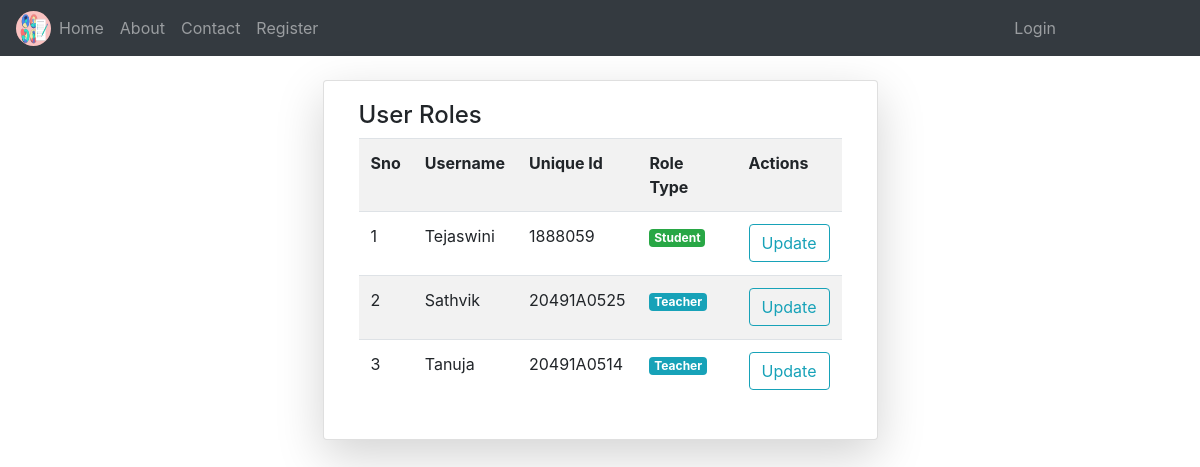
The page /roles/ on the database as committed earlier.
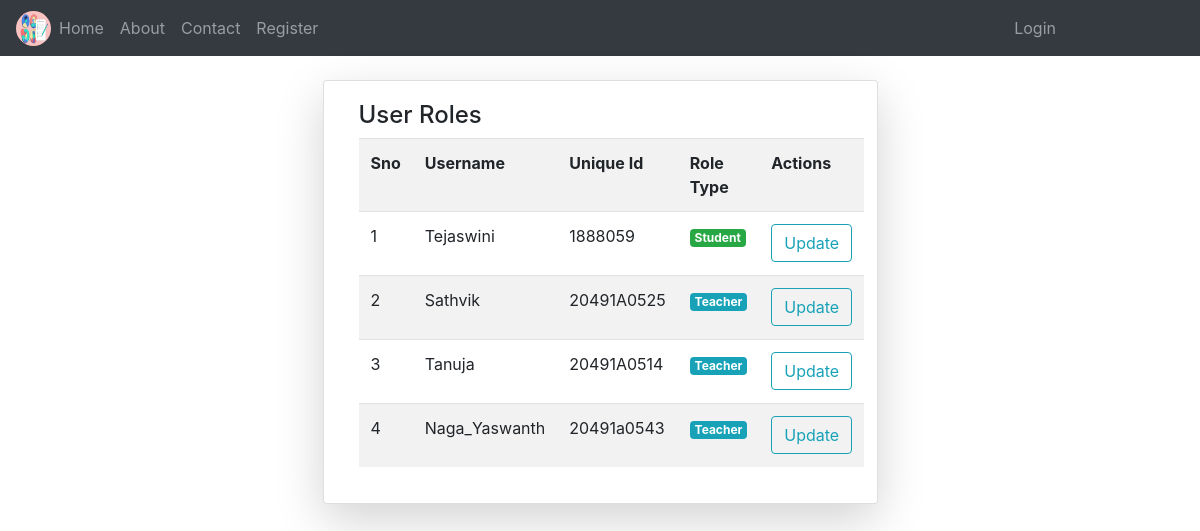
The same page on the database as committed later.
### NotesApp/models.py (models this page shows)
class User(AbstractUser):
	v = [
		('d','Select Your gender'),
		('M','Male'),
		('F','Female'),
	]
	p = [
		('G','Guest'),
		('T','Teacher'),
		('S','Student'),
	]
	gd = models.CharField(choices=v,default='d',max_length=5)
	mb = models.CharField(max_length=11)
	uq = models.CharField(max_length=10)
	role = models.CharField(choices=p,default='G',max_length=5)
	is_teacher = models.BooleanField(default=False)
	is_student = models.BooleanField(default=False)

### NotesApp/views.py (the view)
# urls.py: path('roles/',views.rolechange,name="role"),
def rolechange(request):
	k = User.objects.all()
	return render(request,'notehtmls/role.html',{'u':k})

### templates/notehtmls/role.html (shortened to what this page needs)
{% extends 'notehtmls/base.html' %}
{% block content %}
<div class="container mt-4">
	<div class="card col-md-6 shadow-lg mx-auto">
		<div class="card-body">
			<h4>User Roles</h4>
			<table class="table table-striped table-hover">
				<tr>
					<th>Sno</th>
					<th>Username</th>
					<th>Unique Id</th>
					<th>Role Type</th>
					<th>Actions</th>
				</tr>
				{% for i in u %}
				<tr>
					<td>{{forloop.counter}}</td>
					<td>{{i.username}}</td>
					<td>{{i.uq}}</td>
					<td>
						{% if i.role == 'G' %}
							<p class="badge badge-warning">Guest</p>
						{% elif i.role == 'T' %}
							<p class="badge badge-info">Teacher</p>
						{% elif i.role == 'S' %}
							<p class="badge badge-success">Student</p>
						{% else %}
							<p class="badge badge-danger">Admin</p>
						{% endif %}
					</td>
					<td>
						<a href="{% url 'rolup' i.id %}" class="btn btn-outline-info">Update</a>
					</td>
				</tr>
				{% endfor %}
			</table>
		</div>
	</div>
</div>
{% endblock %}

Rows that differ between the two databases and show on the page:
added User: username "Naga_Yaswanth", uq "20491a0543", role "Teacher"
